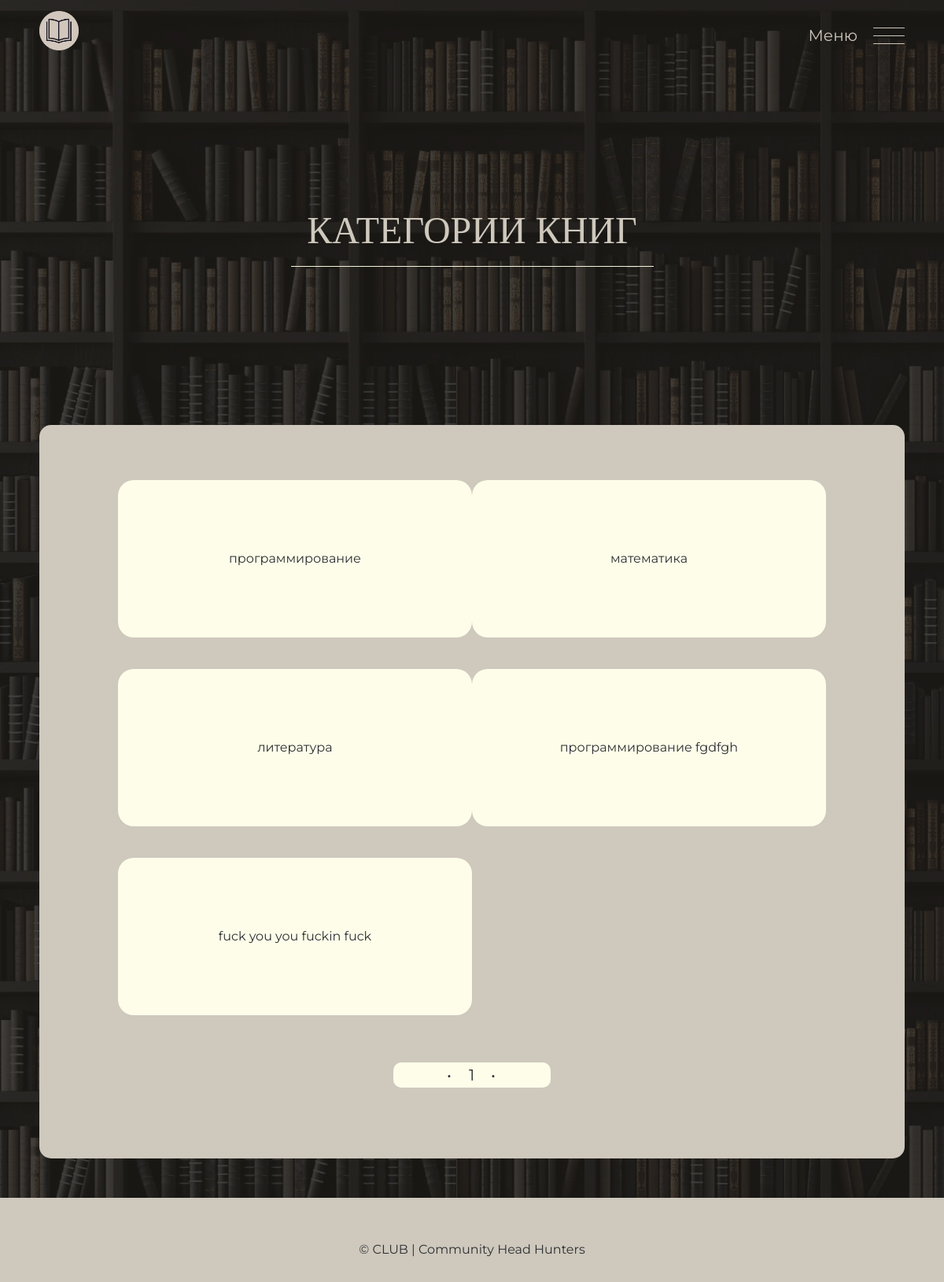
The page /categories on the database as committed earlier.
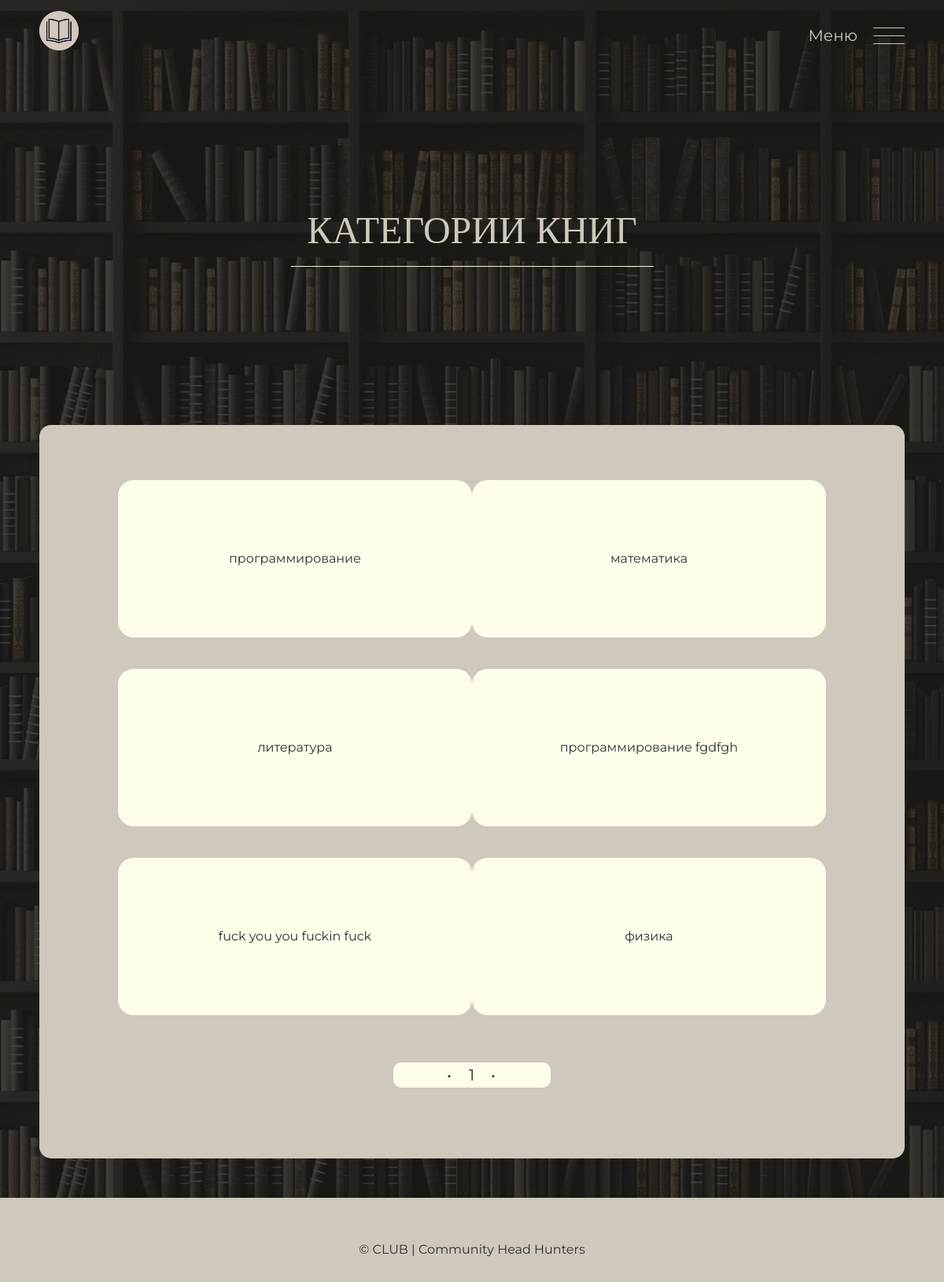
The same page on the database as committed later.
### app/models.py (models this page shows)
class Category(database.Model, SerializerMixin):
    __tablename__ = "categories"
    id = database.Column(database.Integer, primary_key=True)
    name = database.Column(database.String(256), unique=True, index=True)
    books = database.relationship('Book', backref='category', lazy='dynamic', cascade="all, delete, delete-orphan")
    topics = database.relationship('DiscussionTopic', backref='category', lazy='dynamic', cascade="all, delete, delete-orphan")

### app/main/views.py (the view)
@main.route('/categories', methods=['GET'])
def categories():
    list_id = request.args.get('list_id', None, type=int)
    category_pagination = Category.query.order_by().paginate(
        1, per_page=ELEMS_COUNT, error_out=False)
    categories = category_pagination.items
    return render_template('main/categories.html', categories=categories, category_pagination=category_pagination, list_id=list_id)

### app/auth/views.py (called while the page is built)
@auth.before_app_request
def before_request():
    if current_user.is_authenticated \
            and not current_user.confirmed \
            and request.endpoint \
            and request.blueprint != 'auth' \
            and request.endpoint != 'static':
        return redirect(url_for('auth.unconfirmed'))

### app/main/views.py (called while the page is built)
@main.app_context_processor
def inject_roles():
    return dict(Role=Role)

@main.app_context_processor
def inject_months_dict():
    return dict(months_dict=months_dict)

### app/personal/views.py (called while the page is built)
@personal.app_context_processor
def inject_roles():
    return dict(Role=Role)

### app/templates/main/categories.html (shortened to what this page needs)
<!DOCTYPE html>
<html lang="ru">
<head>
  <link rel="stylesheet" href="{{url_for('static', filename='styles/css/normalize.css')}}" />
  <link rel="stylesheet" href="{{url_for('static', filename='styles/css/style.css')}}" />
</head>
<body>
  <header class="header">
    <div class="header__container container">
      <a class="header__logo" href="{{url_for('main.index')}}">
        <img class="header__logo-image" src="{{url_for('static', filename='styles/img/logo.png')}}"
          alt="Логотип MAGIC BOOK KEEPER">
      </a>
      <div class="header__right">
        <span class="header__menu">Меню</span>
        <button class="header__burger hamburger hamburger__collapse js-burger" type="button">
          <span class="hamburger__box">
            <span class="hamburger__inner"></span>
          </span>
        </button>
      </div>
    </div>
  </header>
  <main>
    <section class="main">
      <div class="main__container container">
        <div class="main__top">
          <h1 class="main__title">Категории книг</h1>
          <svg width="461" height="1" viewBox="0 0 461 1" fill="none" xmlns="http://www.w3.org/2000/svg">
            <line y1="0.5" x2="461" y2="0.5" stroke="#F5F5DC" />
          </svg>
        </div>
      </div>
    </section>
    <section id="1" class="category">
      <div class="category__container container">
        <div class="category__wrap">
          <ul class="category__list list-reset" id="categories_block">
            {% for category in categories %}
            <li class="category__elem" id="{{category.id}}category_info"><a
                href="{{url_for('main.search_by_category', name=category.name, list_id=list_id)}}"
                class="category__book-link">
                <div class="category__block">{{ category.name }}</div>
              </a></li>
            {% endfor %}
          </ul>
          {% if category_pagination %}
          <div class="list__pagination pagination" id="user_pagination_container">
            <ul class="pagination__list list-reset" id="pagination">
              <li class="pagination__item disabled">
                  &bull;
              </li>
              {% for p in category_pagination.iter_pages() %}
                  {% if p %}
                    <li class="pagination__item active">
                        <a id="{{p}}list_pagi" data-url="/get_categories_page/{{p}}">{{ p }}</a>
                    </li>
                  {% else %}
                    <li class="pagination__item disabled"><a href="#">&hellip;</a></li>
                  {% endif %}
              {% endfor %}
              <li class="pagination__item disabled">
                  &bull;
              </li>
            </ul>
          </div>
          {% endif %}
        </div>
      </div>
    </section>
  </main>
  <footer class="footer">
    <div class="footer__container container">
      <a href="#" class="footer__wrap">© CLUB | Community Head Hunters</a>
    </div>
  </footer>
</body>
</html>

### app/static/styles/css/style.css (style rules this page uses)
html { box-sizing: border-box; }
*, *::before, *::after { box-sizing: inherit; }
body { font-family: "Montserrat", sans-serif; font-size: var(--default-fs); line-height: var(--default-lh); color: var(--black); background-color: #F5F5F5; background-image: url(../img/back19201.jpg); background-repeat: repeat; background-position: top center; }
img, svg { max-width: 100%; }
a { color: inherit; text-decoration: none; }
.container { margin-left: auto; margin-right: auto; padding-left: var(--container-padding); padding-right: var(--container-padding); max-width: var(--container-max-width); }
.list-reset { margin: 0; padding-left: 0; list-style: none; }
.pagination__list { display: flex; flex-wrap: wrap; align-items: center; justify-content: center; margin-top: 20px; }
.pagination__item { font-size: 20px; transition: font-weight .5s linear; }
.pagination__item:not(:last-child) { margin-right: 20px; }
.footer { height: 107px; }

### app/static/styles/css/_variables.css (style rules this page uses)
:root { --container-max-width: 1270px; --container-padding: 50px; --dark: #333; --white: #fff; --black: #2E3033; --orange: #FF9900; --focus: #FFB84D; --active: #E1670E; --gray: #666666; --footer: #CACACA; ; --regular: 400; --medium: 500; --semibold: 600; --bold: 700; --extrabold: 800; --default-fs: 16px; --default-lh: 32px; }

### app/static/styles/css/_header.css (style rules this page uses)
.header { padding-top: 14px; padding-bottom: 14px; }
.header__container { display: flex; flex-wrap: wrap; align-items: center; justify-content: space-between; color: #cec8bd; }
.header__right { display: flex; justify-content: center; align-items: center; }
.header__menu { margin-right: 20px; font-size: 20px; }
.header__logo-image { width: 50px; height: 50px; }

### app/static/styles/css/_main.css (style rules this page uses)
.main { display: flex; flex-direction: column; align-items: center; justify-content: center; padding-top: 180px; padding-bottom: 180px; }
.main__container { display: flex; flex-direction: column; align-items: center; justify-content: center; color: #cec8bd; }
.main__top { display: flex; flex-direction: column; align-items: center; justify-content: center; }
.main__title { margin-top: 0; text-align: center; margin-bottom: 21px; max-width: 900px; font-size: 48px; line-height: 48px; font-weight: var(--regular); font-family: 'Montaga'; text-transform: uppercase; }

### app/static/styles/css/_footer.css (style rules this page uses)
.footer { padding-top: 50px; padding-bottom: 25px; background-color: #cec8bd; }
.footer__wrap { display: flex; flex-direction: column; align-items: center; justify-content: center; color: #2E3033; text-align: center; }

### app/static/styles/css/_lists.css (style rules this page uses)
.list__pagination { margin-bottom: 20px; outline: none; cursor: pointer; }
.pagination__item { width: 8px; cursor: pointer; }
.pagination__list { width: 200px; border-radius: 10px; background-color: #fdfde9; }
.list__pagination { display: flex; justify-content: center; align-items: center; margin-bottom: 20px; outline: none; cursor: pointer; }

### app/static/styles/css/admin.css (style rules this page uses)
.category__list { display: flex; flex-wrap: wrap; justify-content: flex-start; align-items: center; }
.category__elem { position: relative; display: flex; justify-content: center; align-items: center; width: 300px; height: 200px; border-radius: 20px; background-color: #fdfde9; margin-bottom: 40px; cursor: pointer; transition: background-color 0.3s linear, color 0.3s linear; }
.category__block { display: flex; justify-content: center; align-items: center; width: 300px; height: 200px; border-radius: 20px; background-color: transparent; }
.category { padding-bottom: 50px; }
.category__wrap { padding: 70px 52px; border-radius: 15px; background-color: #cec8bd; }
.category__elem:not(:nth-child(3n)) { margin-right: 80px; }

### app/static/styles/css/media.css (style rules this page uses)
@media (max-width: 1300px) { .category__wrap { padding: 70px 100px; } }
@media (max-width: 1300px) { .category__elem:not(:nth-child(3n)) { margin-right: 0; } }
@media (max-width: 1300px) { .fraction__topic-list, .category__list { display: flex; flex-wrap: wrap; justify-content: space-between; align-items: center; } }
@media (max-width: 1300px) { .fraction__list-item, .category__elem { width: 450px; } }

Rows that differ between the two databases and show on the page:
added Category: name "физика"
